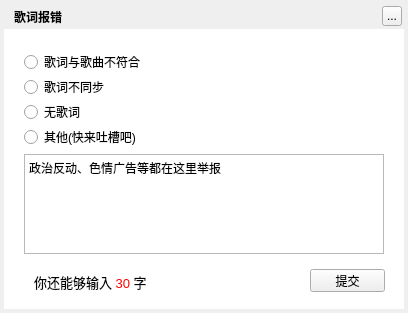
<?xml version="1.0" encoding="UTF-8"?>
<ui version="4.0">
 <class>MusicLrcErrorWidget</class>
 <widget class="QWidget" name="MusicLrcErrorWidget">
  <property name="geometry">
   <rect>
    <x>0</x>
    <y>0</y>
    <width>408</width>
    <height>313</height>
   </rect>
  </property>
  <property name="windowTitle">
   <string>歌词报错</string>
  </property>
  <widget class="QLabel" name="background">
   <property name="geometry">
    <rect>
     <x>4</x>
     <y>4</y>
     <width>400</width>
     <height>305</height>
    </rect>
   </property>
   <property name="text">
    <string/>
   </property>
  </widget>
  <widget class="QLabel" name="topTitleName">
   <property name="geometry">
    <rect>
     <x>14</x>
     <y>4</y>
     <width>91</width>
     <height>25</height>
    </rect>
   </property>
   <property name="styleSheet">
    <string notr="true">color:&quot;#FFFFFF&quot;;font-weight:bold</string>
   </property>
   <property name="text">
    <string>歌词报错</string>
   </property>
  </widget>
  <widget class="QToolButton" name="topTitleCloseButton">
   <property name="geometry">
    <rect>
     <x>382</x>
     <y>6</y>
     <width>20</width>
     <height>20</height>
    </rect>
   </property>
   <property name="text">
    <string>...</string>
   </property>
  </widget>
  <widget class="QWidget" name="backgroundMask" native="true">
   <property name="geometry">
    <rect>
     <x>4</x>
     <y>29</y>
     <width>400</width>
     <height>280</height>
    </rect>
   </property>
   <property name="styleSheet">
    <string notr="true">background:white;</string>
   </property>
  </widget>
  <widget class="QRadioButton" name="radioButton1">
   <property name="geometry">
    <rect>
     <x>24</x>
     <y>54</y>
     <width>200</width>
     <height>16</height>
    </rect>
   </property>
   <property name="text">
    <string>歌词与歌曲不符合</string>
   </property>
  </widget>
  <widget class="QRadioButton" name="radioButton2">
   <property name="geometry">
    <rect>
     <x>24</x>
     <y>79</y>
     <width>200</width>
     <height>16</height>
    </rect>
   </property>
   <property name="text">
    <string>歌词不同步</string>
   </property>
  </widget>
  <widget class="QRadioButton" name="radioButton3">
   <property name="geometry">
    <rect>
     <x>24</x>
     <y>104</y>
     <width>200</width>
     <height>16</height>
    </rect>
   </property>
   <property name="text">
    <string>无歌词</string>
   </property>
  </widget>
  <widget class="QRadioButton" name="radioButton4">
   <property name="geometry">
    <rect>
     <x>24</x>
     <y>129</y>
     <width>200</width>
     <height>16</height>
    </rect>
   </property>
   <property name="text">
    <string>其他(快来吐槽吧)</string>
   </property>
  </widget>
  <widget class="QTextEdit" name="textEdit">
   <property name="geometry">
    <rect>
     <x>24</x>
     <y>154</y>
     <width>360</width>
     <height>100</height>
    </rect>
   </property>
   <property name="html">
    <string>&lt;!DOCTYPE HTML PUBLIC &quot;-//W3C//DTD HTML 4.0//EN&quot; &quot;http://www.w3.org/TR/REC-html40/strict.dtd&quot;&gt;
&lt;html&gt;&lt;head&gt;&lt;meta name=&quot;qrichtext&quot; content=&quot;1&quot; /&gt;&lt;style type=&quot;text/css&quot;&gt;
p, li { white-space: pre-wrap; }
&lt;/style&gt;&lt;/head&gt;&lt;body style=&quot; font-family:'SimSun'; font-size:9pt; font-weight:400; font-style:normal;&quot;&gt;
&lt;p style=&quot; margin-top:0px; margin-bottom:0px; margin-left:0px; margin-right:0px; -qt-block-indent:0; text-indent:0px;&quot;&gt;政治反动、色情广告等都在这里举报&lt;/p&gt;&lt;/body&gt;&lt;/html&gt;</string>
   </property>
  </widget>
  <widget class="QPushButton" name="pushButton">
   <property name="geometry">
    <rect>
     <x>310</x>
     <y>269</y>
     <width>75</width>
     <height>23</height>
    </rect>
   </property>
   <property name="text">
    <string>提交</string>
   </property>
  </widget>
  <widget class="QLabel" name="label">
   <property name="geometry">
    <rect>
     <x>34</x>
     <y>272</y>
     <width>181</width>
     <height>20</height>
    </rect>
   </property>
   <property name="text">
    <string>&lt;html&gt;&lt;head/&gt;&lt;body&gt;&lt;p&gt;&lt;span style=&quot; font-size:10pt;&quot;&gt;你还能够输入 &lt;/span&gt;&lt;span style=&quot; font-size:10pt; color:#ff0000;&quot;&gt;30&lt;/span&gt;&lt;span style=&quot; font-size:10pt;&quot;&gt; 字&lt;/span&gt;&lt;/p&gt;&lt;/body&gt;&lt;/html&gt;</string>
   </property>
  </widget>
  <zorder>background</zorder>
  <zorder>backgroundMask</zorder>
  <zorder>topTitleName</zorder>
  <zorder>topTitleCloseButton</zorder>
  <zorder>radioButton1</zorder>
  <zorder>radioButton2</zorder>
  <zorder>radioButton3</zorder>
  <zorder>radioButton4</zorder>
  <zorder>textEdit</zorder>
  <zorder>pushButton</zorder>
  <zorder>label</zorder>
 </widget>
 <resources/>
 <connections/>
</ui>
